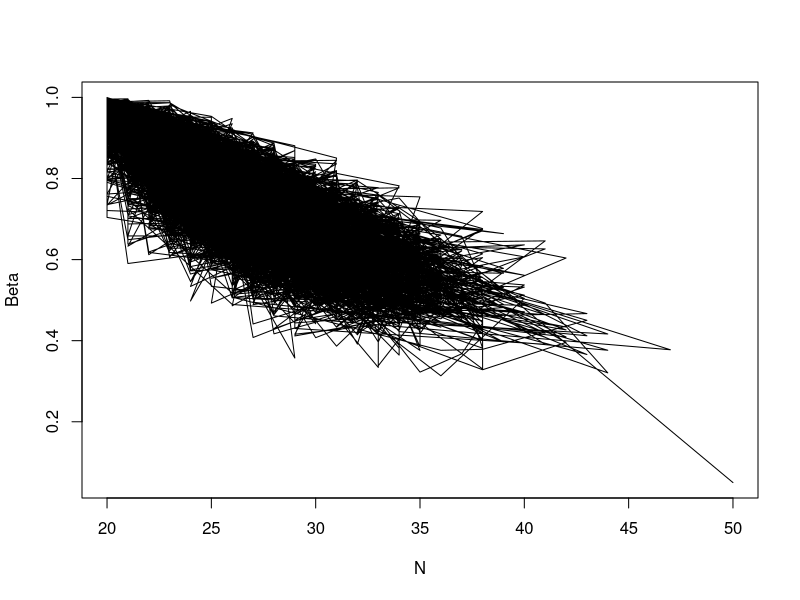

Write R code to recreate this figure.
Sample <- 10^4

N<-rep(0,Sample)
Beta<-rep(0,Sample)
N[1] <- 50
Beta[1] <- 0.05

for (i in 2:Sample){
  N[i] <- rpois(1,25*(1-Beta[i-1])) + 20
  Beta[i] <- rbeta(1,21,N[i]-20+1)
}


plot(N,Beta,type='l')
quantile(Beta[-c(1:1000)],c(0.05,0.95))

sum(N==20)



